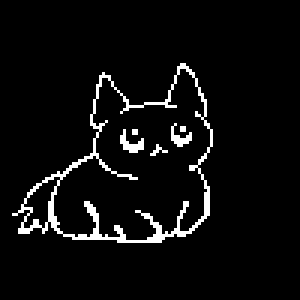
#> input picture cat.bmp, 100 x 100 px (shown 3 times larger); its folder holds 4 pictures in this run
$ python fileScaler.py
#> lines starting #> are read from the running program, lines starting #| are printed output that depends on the picture; after the words box and inside, x2 and y2 are one past the last pixel; in counts of white or black regions, pixels touching at a corner belong together
### functions.py
import numpy as np
import matplotlib.pyplot as plt
from PIL import Image
import imageio
import os

def bitmap2Vector(filepath):

    #opens the image as a black and white picture
#> called with filepath = 'cat.bmp'
    img = Image.open(filepath).convert("1")
#> img: PIL image 100x100 1; 5% white in thin lines or dots, all inside (x1, y1, x2, y2) = (4, 21, 71, 81)

    #gets the dimensions of the image
    width, height = img.size
#> width = 100; height = 100

    #print(f"height = {height}, width = {width}")
    #starts the vector that will contain the image as individual pixels
    vectorR= []

    #loops through each pixel and stores it in a list that gets appended to vectorR
    for y in range(height):
        row = []

        for x in range(width):
            #gets the value of the pixels
            pixel = img.getpixel((x,y))
            #makes the white pixels dead (0) and the black ones alive (1)
            if pixel > 123:
                row.append(1)
            else:
                row.append(0)
        vectorR.append(row)
#> after the loop, vectorR = 100 items

    return(vectorR, height, width)

def vector2Bitmap(vector,filename, scale = 1):
    height = len(vector)
    width = len(vector[0])

    img = Image.new("1", (width,height))
    pixels = img.load()

    for y in range(height):
        for x in range(width):
            pixels[x,y] = vector[y][x]*255

    if scale != 1:
        newHeight = height*scale
        newWidth = width*scale
        newImg = img.resize((newWidth,newHeight))
        img = newImg

    img.save(filename)
    return(filename)

# [92 lines left out: functions bitmaps2Gif, deleteFiles, makeEdges, mirrorEdges, countNext, rules and 1 more, not called in this run]


### fileScaler.py
import functions as myFun

file = "cat"

filetoscale = myFun.bitmap2Vector(f"{file}.bmp")[0]
#> filetoscale = 100 items

myFun.vector2Bitmap(filetoscale, f"{file}Scaled.png",4)
#> in vector2Bitmap, `height = len(vector)`: height = 100
#> in vector2Bitmap, `img = Image.new("1", (width,height))`: img: PIL image 100x100 1; every value is 0
#> in vector2Bitmap, `newHeight = height*scale`: newHeight = 400
#> in vector2Bitmap, `newImg = img.resize((newWidth,newHeight))`:
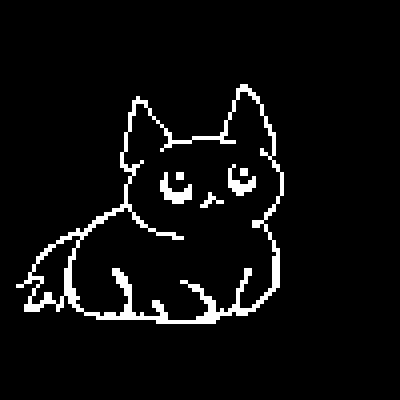
#> newImg: PIL image 400x400 1; 5% white; 6 white regions, box (x1, y1, x2, y2) and area: (16, 84, 284, 324) 6944, (160, 172, 192, 204) 464, (228, 164, 256, 196) 384, (200, 192, 224, 208) 144, (240, 168, 248, 176) 64, (176, 172, 184, 180) 64
